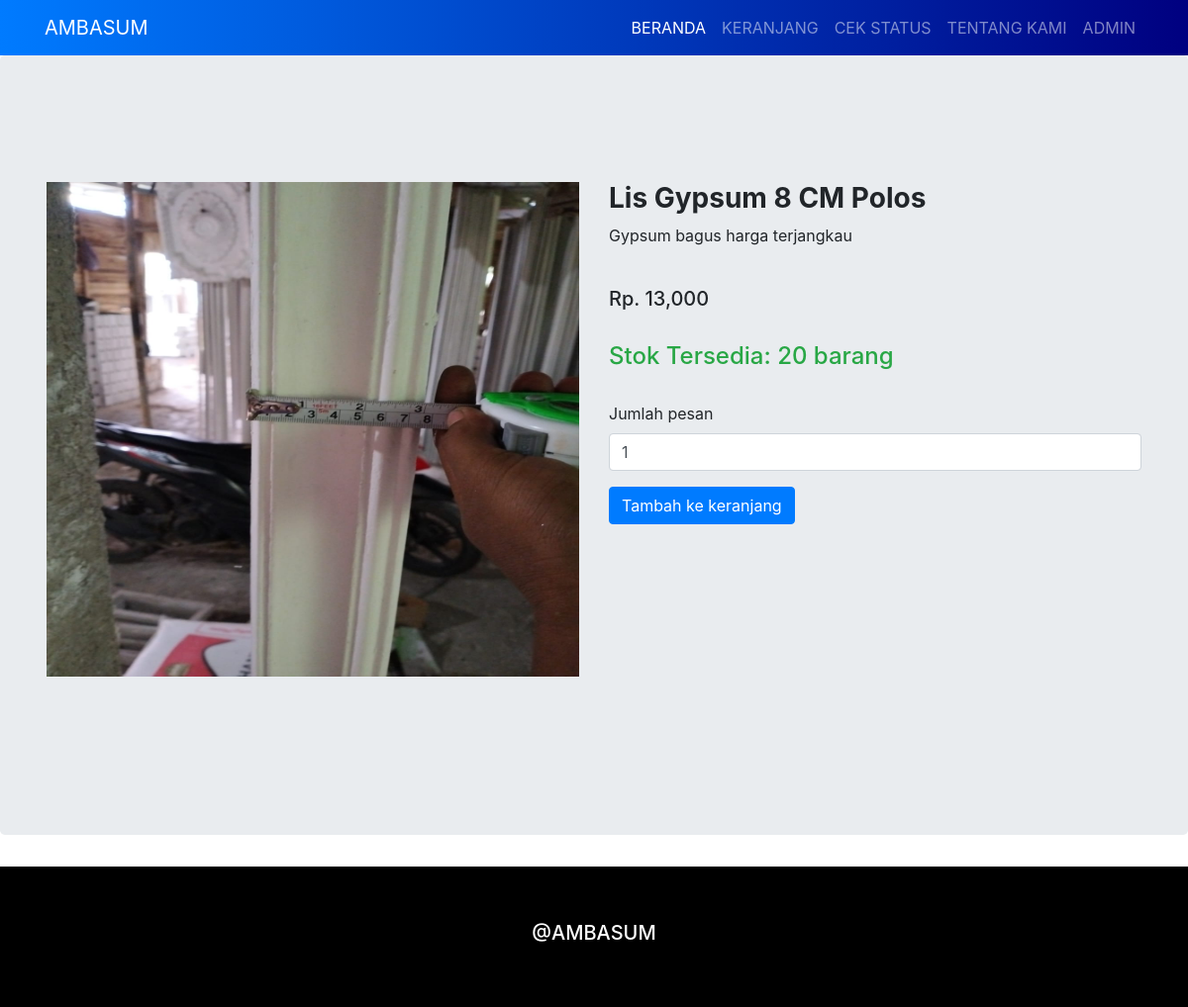
/detail_product.php?id_product=1, run on the app's committed database.
### tables this page shows
CREATE TABLE `tb_barang` (
  `id_barang` int(11) NOT NULL,
  `id_kategori` int(11) NOT NULL,
  `nama_barang` varchar(255) NOT NULL,
  `deskripsi_barang` varchar(255) NOT NULL,
  `harga_barang` varchar(255) NOT NULL,
  `stok_barang` int(11) NOT NULL,
  `foto_barang` varchar(255) NOT NULL
);

### detail_product.php (the view, shortened to what this page needs)
<?php
include 'koneksi.php';
?>
<!DOCTYPE html>
<html lang="id">
<?php include 'head.php' ?>
<body>
  <?php include 'navbar.php' ?>
  <div class="jumbotron">
    <div class="jumbotron jumbotron-fluid">
      <div class="container">
        <?php
        $id    = $_GET['id_product'];
        $query = mysqli_query($koneksi, "SELECT * FROM tb_barang where id_barang = '$id'");
        $data  = mysqli_fetch_array($query)
          ?>
        <div class="row">
          <div class="col-md-6">
            <img src="assets/produk/<?php echo $data['foto_barang']; ?>" height="500px" width="100%">
          </div>
          <div class="col-md-6">
            <h3 class="font-weight-bold">
              <?php echo $data['nama_barang']; ?>
            </h3>
            <p class="text-justify display-5">
              <?php echo $data['deskripsi_barang']; ?>
            </p>
            <br>
            <h5>Rp.
              <?php echo number_format($data['harga_barang']); ?>
            </h5><br>
            <?php if ($data['stok_barang'] > 1) { ?>
            <h4 class="text-success">Stok Tersedia: <?php echo $data['stok_barang']; ?> barang</h4>
            <br>
             <?php } ?>
            <form role="form" id="form-tambah" action="cart.php" method="post">
              <div class="form-group">
                <label>Jumlah pesan</label>
                <input type="number" class="form-control" id="qty" name="jumlah_pesan" required value="1" min="1"
                  max="<?php echo $data['stok_barang']; ?>">
              </div>
              <?php if ($data['stok_barang'] < 1) { ?>
                <h4 class="text-danger">Stok Habis</h4>
              <?php } else { ?>
                <button type="submit" name="addcart" class="btn btn-primary">Tambah ke keranjang</button>
              <?php } ?>
            </form>
          </div>
        </div>
      </div>
    </div>
  </div>
  <?php include 'foot.php' ?>
</body>
</html>

### data on the page
tb_barang: foto_barang (picture), nama_barang "Lis Gypsum 8 CM Polos", deskripsi_barang "Gypsum bagus harga terjangkau", harga_barang "13,000", stok_barang "20"
